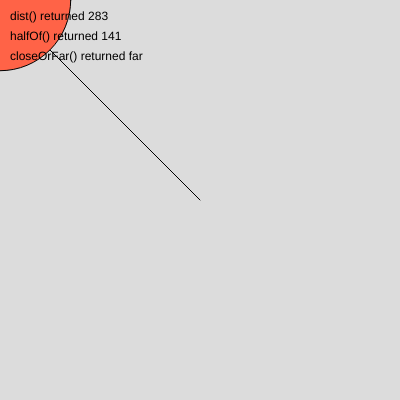
Frame 1 (no input)
Frame 60 (no input): identical to frame 1, image omitted
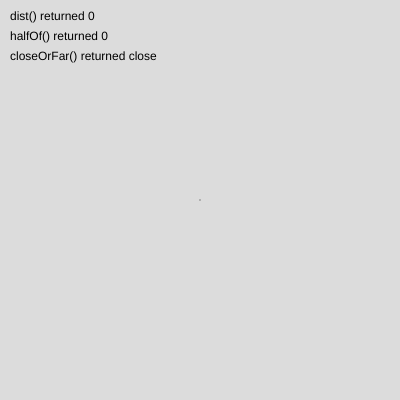
Frame 120 (the mouse pressed at the canvas centre since frame 60)

The p5.js sketch that drew these frames (run headless with seeded random() and noise() and a simulated clock; from frame 60 on, the mouse is pressed at the canvas centre):

// p5.js sketch
// ── sketch.js
/**
 *
 * STEP 3: functions that give you something back.
 *
 * Some functions DO something: circle() draws a circle.
 * Other functions ANSWER something: dist() works out a number and gives it
 * back to you. Giving something back is called "returning" it.
 *
 *   move the mouse - the circle grows as it gets further from the center
 *
 */

function setup() {
  createCanvas(400, 400);
}

function draw() {
  background(220);

  // dist() doesn't draw anything. It returns a number, and we keep that
  // number in a variable, the same way we'd keep any other value.
  let d = dist(width / 2, height / 2, mouseX, mouseY);

  // our own functions can return things too
  let size = halfOf(d);
  let label = closeOrFar(d);

  stroke(0);
  line(width / 2, height / 2, mouseX, mouseY);

  fill('tomato');
  circle(mouseX, mouseY, size);

  fill(0);
  noStroke();
  text('dist() returned ' + round(d), 10, 20);
  text('halfOf() returned ' + round(size), 10, 40);
  text('closeOrFar() returned ' + label, 10, 60);
}

// return sends a value back to the line that called this function.
// So in draw(), halfOf(d) gets replaced by the answer.
function halfOf(number) {
  return number / 2;
}

// A function can return words too. return also ends the function right away,
// so if d is under 100, the last line never runs.
function closeOrFar(d) {
  if (d < 100) {
    return 'close';
  }
  return 'far';
}

// Try it:
// 1. Delete the word return from halfOf(). What does the text say now?
//    What happened to the circle?
// 2. Write doubleOf(number) and use it to set the circle's size.
// 3. Add a 'medium' answer to closeOrFar().
